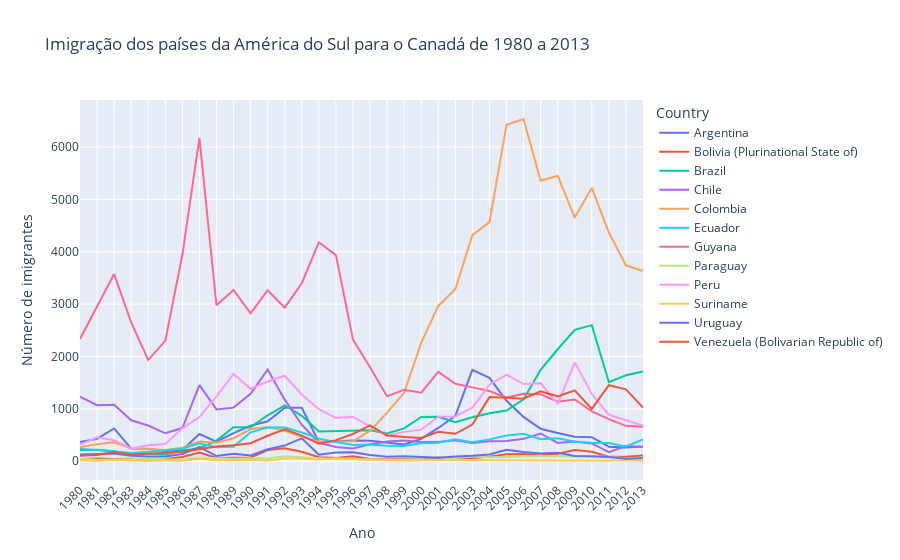

Notebook source saved alongside this figure:
### Code cell
fig = px.line(america_sul_final, x=america_sul_final.index, y=america_sul_final.columns, color='Country', 
              title='Imigração dos países da América do Sul para o Canadá de 1980 a 2013')

fig.update_layout(
    xaxis={'tickangle': -45},
    xaxis_title='Ano',
    yaxis_title='Número de imigrantes')

fig.show()

### Figure 1 — Plotly figure (JSON) as saved in the notebook; plotly's stock layout.template omitted (floating-point values rounded to 4 significant figures)
{"data": [{"hovertemplate": "Country=Argentina<br>index=%{x}<br>value=%{y}<extra></extra>", "legendgroup": "Argentina", "line": {"color": "#636efa", "dash": "solid"}, "marker": {"symbol": "circle"}, "mode": "lines", "name": "Argentina", "orientation": "v", "showlegend": true, "type": "scatter", "x": ["1980", "1981", "1982", "1983", "1984", "1985", "1986", "1987", "1988", "1989", "1990", "1991", "1992", "1993", "1994", "1995", "1996", "1997", "1998", "1999", "2000", "2001", "2002", "2003", "2004", "2005", "2006", "2007", "2008", "2009", "2010", "2011", "2012", "2013"], "xaxis": "x", "y": [368, 426, 626, 241, 237, 196, 213, 519, 374, 538, 678, 763, 1023, 1022, 366, 380, 396, 391, 349, 318, 427, 635, 865, 1745, 1591, 1153, 847, 620, 540, 467, 459, 278, 263, 282], "yaxis": "y"}, {"hovertemplate": "Country=Bolivia (Plurinational State of)<br>index=%{x}<br>value=%{y}<extra></extra>", "legendgroup": "Bolivia (Plurinational State of)", "line": {"color": "#EF553B", "dash": "solid"}, "marker": {"symbol": "circle"}, "mode": "lines", "name": "Bolivia (Plurinational State of)", "orientation": "v", "showlegend": true, "type": "scatter", "x": ["1980", "1981", "1982", "1983", "1984", "1985", "1986", "1987", "1988", "1989", "1990", "1991", "1992", "1993", "1994", "1995", "1996", "1997", "1998", "1999", "2000", "2001", "2002", "2003", "2004", "2005", "2006", "2007", "2008", "2009", "2010", "2011", "2012", "2013"], "xaxis": "x", "y": [44, 52, 42, 49, 38, 44, 79, 165, 63, 68, 71, 214, 247, 180, 75, 61, 96, 43, 33, 42, 33, 72, 57, 59, 85, 134, 139, 107, 143, 214, 180, 86, 83, 107], "yaxis": "y"}, {"hovertemplate": "Country=Brazil<br>index=%{x}<br>value=%{y}<extra></extra>", "legendgroup": "Brazil", "line": {"color": "#00cc96", "dash": "solid"}, "marker": {"symbol": "circle"}, "mode": "lines", "name": "Brazil", "orientation": "v", "showlegend": true, "type": "scatter", "x": ["1980", "1981", "1982", "1983", "1984", "1985", "1986", "1987", "1988", "1989", "1990", "1991", "1992", "1993", "1994", "1995", "1996", "1997", "1998", "1999", "2000", "2001", "2002", "2003", "2004", "2005", "2006", "2007", "2008", "2009", "2010", "2011", "2012", "2013"], "xaxis": "x", "y": [211, 220, 192, 139, 145, 130, 205, 244, 394, 650, 650, 877, 1066, 866, 566, 572, 586, 591, 531, 626, 845, 847, 745, 839, 917, 969, 1181, 1746, 2138, 2509, 2598, 1508, 1642, 1714], "yaxis": "y"}, {"hovertemplate": "Country=Chile<br>index=%{x}<br>value=%{y}<extra></extra>", "legendgroup": "Chile", "line": {"color": "#ab63fa", "dash": "solid"}, "marker": {"symbol": "circle"}, "mode": "lines", "name": "Chile", "orientation": "v", "showlegend": true, "type": "scatter", "x": ["1980", "1981", "1982", "1983", "1984", "1985", "1986", "1987", "1988", "1989", "1990", "1991", "1992", "1993", "1994", "1995", "1996", "1997", "1998", "1999", "2000", "2001", "2002", "2003", "2004", "2005", "2006", "2007", "2008", "2009", "2010", "2011", "2012", "2013"], "xaxis": "x", "y": [1233, 1069, 1078, 781, 681, 533, 633, 1454, 990, 1023, 1286, 1749, 1175, 697, 352, 273, 244, 325, 376, 397, 366, 369, 401, 347, 383, 384, 427, 530, 350, 375, 340, 174, 291, 273], "yaxis": "y"}, {"hovertemplate": "Country=Colombia<br>index=%{x}<br>value=%{y}<extra></extra>", "legendgroup": "Colombia", "line": {"color": "#FFA15A", "dash": "solid"}, "marker": {"symbol": "circle"}, "mode": "lines", "name": "Colombia", "orientation": "v", "showlegend": true, "type": "scatter", "x": ["1980", "1981", "1982", "1983", "1984", "1985", "1986", "1987", "1988", "1989", "1990", "1991", "1992", "1993", "1994", "1995", "1996", "1997", "1998", "1999", "2000", "2001", "2002", "2003", "2004", "2005", "2006", "2007", "2008", "2009", "2010", "2011", "2012", "2013"], "xaxis": "x", "y": [266, 326, 360, 244, 235, 214, 257, 376, 352, 439, 614, 652, 582, 464, 375, 371, 381, 578, 929, 1306, 2259, 2965, 3283, 4318, 4566, 6424, 6535, 5357, 5452, 4652, 5218, 4366, 3741, 3631], "yaxis": "y"}, {"hovertemplate": "Country=Ecuador<br>index=%{x}<br>value=%{y}<extra></extra>", "legendgroup": "Ecuador", "line": {"color": "#19d3f3", "dash": "solid"}, "marker": {"symbol": "circle"}, "mode": "lines", "name": "Ecuador", "orientation": "v", "showlegend": true, "type": "scatter", "x": ["1980", "1981", "1982", "1983", "1984", "1985", "1986", "1987", "1988", "1989", "1990", "1991", "1992", "1993", "1994", "1995", "1996", "1997", "1998", "1999", "2000", "2001", "2002", "2003", "2004", "2005", "2006", "2007", "2008", "2009", "2010", "2011", "2012", "2013"], "xaxis": "x", "y": [238, 207, 184, 155, 179, 208, 240, 344, 265, 278, 552, 643, 644, 547, 431, 368, 310, 317, 295, 291, 342, 353, 418, 361, 417, 491, 525, 419, 437, 373, 353, 348, 282, 418], "yaxis": "y"}, {"hovertemplate": "Country=Guyana<br>index=%{x}<br>value=%{y}<extra></extra>", "legendgroup": "Guyana", "line": {"color": "#FF6692", "dash": "solid"}, "marker": {"symbol": "circle"}, "mode": "lines", "name": "Guyana", "orientation": "v", "showlegend": true, "type": "scatter", "x": ["1980", "1981", "1982", "1983", "1984", "1985", "1986", "1987", "1988", "1989", "1990", "1991", "1992", "1993", "1994", "1995", "1996", "1997", "1998", "1999", "2000", "2001", "2002", "2003", "2004", "2005", "2006", "2007", "2008", "2009", "2010", "2011", "2012", "2013"], "xaxis": "x", "y": [2334, 2943, 3575, 2650, 1932, 2299, 3942, 6174, 2977, 3270, 2824, 3266, 2932, 3399, 4181, 3935, 2324, 1795, 1238, 1366, 1308, 1707, 1479, 1410, 1341, 1215, 1286, 1277, 1137, 1180, 953, 804, 676, 656], "yaxis": "y"}, {"hovertemplate": "Country=Paraguay<br>index=%{x}<br>value=%{y}<extra></extra>", "legendgroup": "Paraguay", "line": {"color": "#B6E880", "dash": "solid"}, "marker": {"symbol": "circle"}, "mode": "lines", "name": "Paraguay", "orientation": "v", "showlegend": true, "type": "scatter", "x": ["1980", "1981", "1982", "1983", "1984", "1985", "1986", "1987", "1988", "1989", "1990", "1991", "1992", "1993", "1994", "1995", "1996", "1997", "1998", "1999", "2000", "2001", "2002", "2003", "2004", "2005", "2006", "2007", "2008", "2009", "2010", "2011", "2012", "2013"], "xaxis": "x", "y": [45, 26, 32, 40, 48, 36, 34, 72, 53, 48, 56, 51, 94, 75, 46, 39, 38, 30, 25, 34, 29, 34, 60, 88, 74, 75, 88, 98, 95, 88, 89, 83, 55, 66], "yaxis": "y"}, {"hovertemplate": "Country=Peru<br>index=%{x}<br>value=%{y}<extra></extra>", "legendgroup": "Peru", "line": {"color": "#FF97FF", "dash": "solid"}, "marker": {"symbol": "circle"}, "mode": "lines", "name": "Peru", "orientation": "v", "showlegend": true, "type": "scatter", "x": ["1980", "1981", "1982", "1983", "1984", "1985", "1986", "1987", "1988", "1989", "1990", "1991", "1992", "1993", "1994", "1995", "1996", "1997", "1998", "1999", "2000", "2001", "2002", "2003", "2004", "2005", "2006", "2007", "2008", "2009", "2010", "2011", "2012", "2013"], "xaxis": "x", "y": [317, 456, 401, 241, 306, 328, 628, 843, 1237, 1667, 1384, 1522, 1632, 1274, 993, 827, 845, 676, 493, 560, 603, 849, 855, 1023, 1460, 1653, 1473, 1490, 1094, 1884, 1283, 886, 787, 682], "yaxis": "y"}, {"hovertemplate": "Country=Suriname<br>index=%{x}<br>value=%{y}<extra></extra>", "legendgroup": "Suriname", "line": {"color": "#FECB52", "dash": "solid"}, "marker": {"symbol": "circle"}, "mode": "lines", "name": "Suriname", "orientation": "v", "showlegend": true, "type": "scatter", "x": ["1980", "1981", "1982", "1983", "1984", "1985", "1986", "1987", "1988", "1989", "1990", "1991", "1992", "1993", "1994", "1995", "1996", "1997", "1998", "1999", "2000", "2001", "2002", "2003", "2004", "2005", "2006", "2007", "2008", "2009", "2010", "2011", "2012", "2013"], "xaxis": "x", "y": [15, 10, 21, 12, 5, 16, 7, 46, 16, 24, 26, 13, 53, 51, 32, 58, 51, 35, 22, 11, 16, 22, 22, 22, 17, 15, 16, 20, 9, 12, 13, 11, 16, 4], "yaxis": "y"}, {"hovertemplate": "Country=Uruguay<br>index=%{x}<br>value=%{y}<extra></extra>", "legendgroup": "Uruguay", "line": {"color": "#636efa", "dash": "solid"}, "marker": {"symbol": "circle"}, "mode": "lines", "name": "Uruguay", "orientation": "v", "showlegend": true, "type": "scatter", "x": ["1980", "1981", "1982", "1983", "1984", "1985", "1986", "1987", "1988", "1989", "1990", "1991", "1992", "1993", "1994", "1995", "1996", "1997", "1998", "1999", "2000", "2001", "2002", "2003", "2004", "2005", "2006", "2007", "2008", "2009", "2010", "2011", "2012", "2013"], "xaxis": "x", "y": [128, 132, 146, 105, 90, 92, 137, 269, 99, 144, 111, 229, 299, 437, 125, 164, 171, 117, 87, 93, 75, 64, 91, 103, 130, 217, 175, 147, 160, 99, 93, 81, 47, 58], "yaxis": "y"}, {"hovertemplate": "Country=Venezuela (Bolivarian Republic of)<br>index=%{x}<br>value=%{y}<extra></extra>", "legendgroup": "Venezuela (Bolivarian Republic of)", "line": {"color": "#EF553B", "dash": "solid"}, "marker": {"symbol": "circle"}, "mode": "lines", "name": "Venezuela (Bolivarian Republic of)", "orientation": "v", "showlegend": true, "type": "scatter", "x": ["1980", "1981", "1982", "1983", "1984", "1985", "1986", "1987", "1988", "1989", "1990", "1991", "1992", "1993", "1994", "1995", "1996", "1997", "1998", "1999", "2000", "2001", "2002", "2003", "2004", "2005", "2006", "2007", "2008", "2009", "2010", "2011", "2012", "2013"], "xaxis": "x", "y": [103, 117, 174, 124, 142, 165, 179, 229, 279, 304, 344, 487, 610, 490, 334, 402, 520, 686, 489, 464, 443, 560, 524, 699, 1224, 1211, 1192, 1335, 1239, 1353, 998, 1452, 1373, 1022], "yaxis": "y"}], "layout": {"legend": {"title": {"text": "Country"}, "tracegroupgap": 0}, "title": {"text": "Imigração dos países da América do Sul para o Canadá de 1980 a 2013"}, "xaxis": {"anchor": "y", "domain": [0, 1], "tickangle": -45, "title": {"text": "Ano"}}, "yaxis": {"anchor": "x", "domain": [0, 1], "title": {"text": "Número de imigrantes"}}}}
